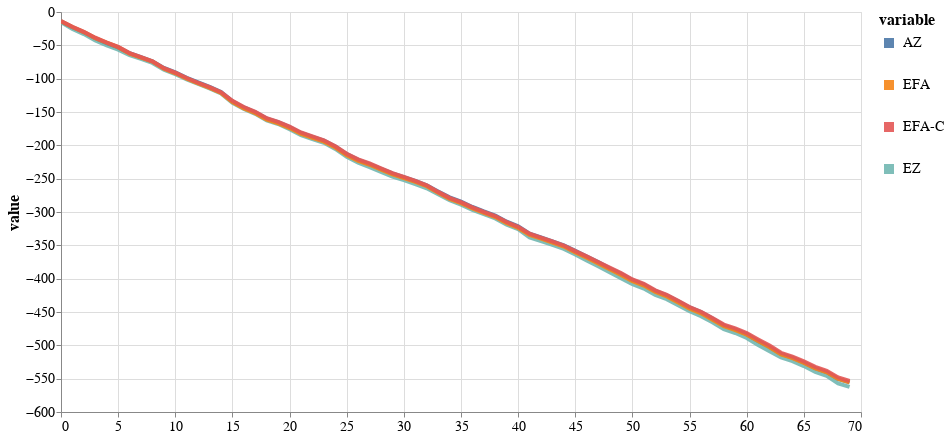

This figure's notebook cell:
### Code cell
model_evidence = get_model_evidence('log/CL_data/20210726_213147_ez/')
bf = pd.DataFrame(model_evidence, columns=['EZ'])
bf['idx'] = np.arange(bf.shape[0])
bf['AZ'] = get_model_evidence('log/CL_data/20210726_213343_az/')
bf['EFA'] = get_model_evidence('log/CL_data/20210726_213814_efa/')
bf['EFA-C'] = get_model_evidence('log/CL_data/20210726_214548_efa_c/')
plot_bf(bf, 800, 400)

### Figure 1 — Vega-Lite specification as saved in the notebook (floating-point values rounded to 4 significant figures; data arrays with more than 128 entries replaced by an {"elided": "..."} marker saying what was removed)
{"config": {"view": {"continuousWidth": 400, "continuousHeight": 300}, "axis": {"labelFontSize": 14, "titleFontSize": 16}, "legend": {"labelFontSize": 14, "symbolStrokeWidth": 10, "titleFontSize": 16}}, "data": {"name": "data-9dc0c7d9b21469de48d4fad8466659b2"}, "mark": {"type": "line", "opacity": 0.9, "strokeWidth": 4}, "encoding": {"color": {"type": "nominal", "field": "variable"}, "x": {"type": "quantitative", "field": "idx", "title": null}, "y": {"type": "quantitative", "field": "value"}}, "height": 400, "selection": {"selector008": {"type": "interval", "bind": "scales", "encodings": ["x", "y"]}}, "width": 800, "$schema": "https://vega.github.io/schema/vega-lite/v4.8.1.json", "datasets": {"data-9dc0c7d9b21469de48d4fad8466659b2": {"elided": "280 records"}}}
